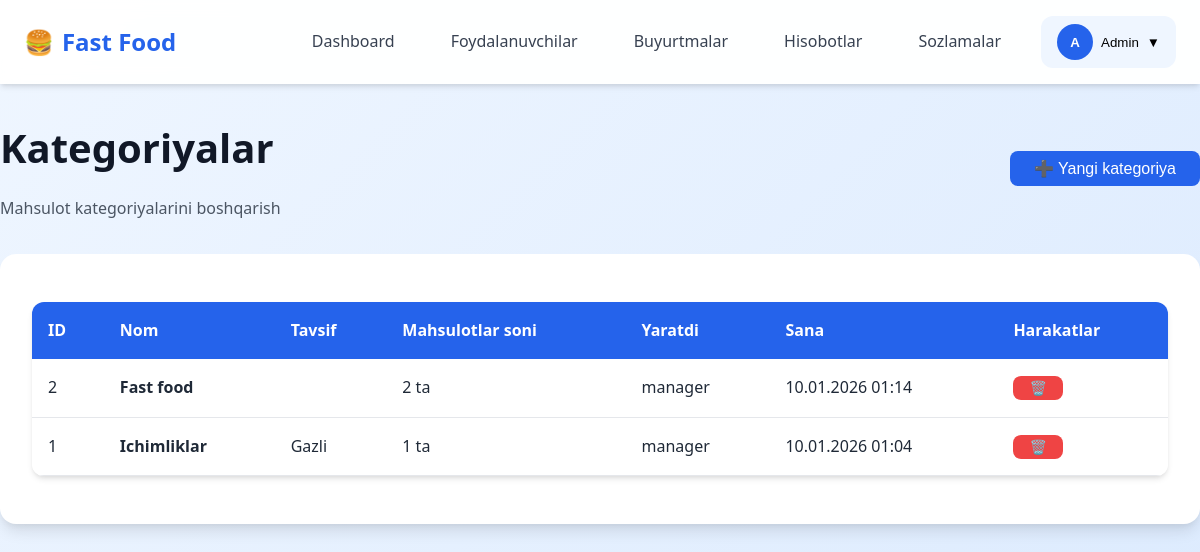
The page /manager/categories.php (signed in) on the database its author committed.
### tables this page shows
CREATE TABLE `categories` (
  `id` int NOT NULL AUTO_INCREMENT,
  `name` varchar(100) NOT NULL,
  `description` text,
  `created_by` int NOT NULL,
  `created_at` timestamp NULL DEFAULT CURRENT_TIMESTAMP,
  `updated_at` timestamp NULL DEFAULT CURRENT_TIMESTAMP ON UPDATE CURRENT_TIMESTAMP,
  PRIMARY KEY (`id`),
  KEY `created_by` (`created_by`),
  KEY `idx_name` (`name`),
  CONSTRAINT `categories_ibfk_1` FOREIGN KEY (`created_by`) REFERENCES `users` (`id`) ON DELETE CASCADE
);

CREATE TABLE `users` (
  `id` int NOT NULL AUTO_INCREMENT,
  `name` varchar(100) NOT NULL,
  `phone` varchar(20) NOT NULL,
  `login` varchar(50) NOT NULL,
  `password` varchar(255) NOT NULL,
  `role` enum('super_admin','manager','seller') NOT NULL,
  `created_at` timestamp NULL DEFAULT CURRENT_TIMESTAMP,
  `updated_at` timestamp NULL DEFAULT CURRENT_TIMESTAMP ON UPDATE CURRENT_TIMESTAMP,
  PRIMARY KEY (`id`),
  UNIQUE KEY `phone` (`phone`),
  UNIQUE KEY `login` (`login`),
  KEY `idx_login` (`login`),
  KEY `idx_role` (`role`)
);

### helpers/functions.php (called while the page is built, shortened)
<?php
function formatDate($date, $format = 'd.m.Y H:i') {
    return date($format, strtotime($date));
}
?>

### manager/categories.php (the view, shortened to what this page needs)
<?php
require_once '../config/database.php';
require_once '../helpers/functions.php';
$categories = $conn->query("
    SELECT c.*, u.name as creator_name,
    (SELECT COUNT(*) FROM products WHERE category_id = c.id) as product_count
    FROM categories c
    LEFT JOIN users u ON c.created_by = u.id
    ORDER BY c.created_at DESC
");
include '../includes/header.php';
?>
<div class="container" style="padding: 2rem 0;">
    <div style="display: flex; justify-content: space-between; align-items: center; margin-bottom: 2rem;">
        <div>
            <h1>Kategoriyalar</h1>
            <p style="color: var(--gray-600); margin: 0;">Mahsulot kategoriyalarini boshqarish</p>
        </div>
        <button onclick="openModal('addCategoryModal')" class="btn btn-primary">
            ➕ Yangi kategoriya
        </button>
    </div>
    <div class="card">
        <div class="card-body">
            <div class="table-responsive">
                <table>
                    <thead>
                        <tr>
                            <th>ID</th>
                            <th>Nom</th>
                            <th>Tavsif</th>
                            <th>Mahsulotlar soni</th>
                            <th>Yaratdi</th>
                            <th>Sana</th>
                            <th>Harakatlar</th>
                        </tr>
                    </thead>
                    <tbody>
                        <?php if ($categories->num_rows > 0): ?>
                            <?php while ($category = $categories->fetch_assoc()): ?>
                                <tr>
                                    <td><?= $category['id'] ?></td>
                                    <td style="font-weight: 600;"><?= htmlspecialchars($category['name']) ?></td>
                                    <td><?= htmlspecialchars($category['description'] ?? '-') ?></td>
                                    <td><?= $category['product_count'] ?> ta</td>
                                    <td><?= htmlspecialchars($category['creator_name']) ?></td>
                                    <td><?= formatDate($category['created_at']) ?></td>
                                    <td>
                                        <form method="POST" style="display: inline;" onsubmit="return confirmDelete('Bu kategoriyani o\'chirmoqchimisiz?')">
                                            <button type="submit" class="btn btn-danger btn-sm">🗑️</button>
                                        </form>
                                    </td>
                                </tr>
                            <?php endwhile; ?>
                        <?php endif; ?>
                    </tbody>
                </table>
            </div>
        </div>
    </div>
</div>
<?php
include '../includes/footer.php';
?>

### assets/css/style.css (style rules this page uses)
:root { --primary-50: #eff6ff; --primary-100: #dbeafe; --primary-200: #bfdbfe; --primary-300: #93c5fd; --primary-400: #60a5fa; --primary-500: #3b82f6; --primary-600: #2563eb; --primary-700: #1d4ed8; --primary-800: #1e40af; --primary-900: #1e3a8a; --gray-50: #f9fafb; --gray-100: #f3f4f6; --gray-200: #e5e7eb; --gray-300: #d1d5db; --gray-400: #9ca3af; --gray-500: #6b7280; --gray-600: #4b5563; --gray-700: #374151; --gray-800: #1f2937; --gray-900: #111827; --success: #10b981; --warning: #f59e0b; --danger: #ef4444; --info: #3b82f6; --spacing-xs: 0.25rem; --spacing-sm: 0.5rem; --spacing-md: 1rem; --spacing-lg: 1.5rem; --spacing-xl: 2rem; --spacing-2xl: 3rem; --radius-sm: 0.375rem; --radius-md: 0.5rem; --radius-lg: 0.75rem; --radius-xl: 1rem; --radius-2xl: 1.5rem; --shadow-sm: 0 1px 2px 0 rgba(0, 0, 0, 0.05); --shadow-md: 0 4px 6px -1px rgba(0, 0, 0, 0.1), 0 2px 4px -1px rgba(0, 0, 0, 0.06); --shadow-lg: 0 10px 15px -3px rgba(0, 0, 0, 0.1), 0 4px 6px -2px rgba(0, 0, 0, 0.05); --shadow-xl: 0 20px 25px -5px rgba(0, 0, 0, 0.1), 0 10px 10px -5px rgba(0, 0, 0, 0.04); --transition-fast: 150ms ease-in-out; --transition-base: 300ms ease-in-out; --transition-slow: 500ms ease-in-out; }
* { margin: 0; padding: 0; box-sizing: border-box; }
body { font-family: 'Segoe UI', Tahoma, Geneva, Verdana, sans-serif; background: linear-gradient(135deg, var(--primary-50) 0%, var(--primary-100) 100%); color: var(--gray-800); line-height: 1.6; min-height: 100vh; }
h1, h2, h3, h4, h5, h6 { font-weight: 600; color: var(--gray-900); margin-bottom: var(--spacing-md); }
h1 { font-size: 2.5rem; }
.container { max-width: 1400px; margin: 0 auto; padding: 0 var(--spacing-lg); }
.card { background: white; border-radius: var(--radius-xl); box-shadow: var(--shadow-lg); padding: var(--spacing-xl); margin-bottom: var(--spacing-lg); transition: all var(--transition-base); }
.card-body { padding: var(--spacing-md) 0; }
.btn { display: inline-flex; align-items: center; justify-content: center; gap: var(--spacing-sm); padding: var(--spacing-sm) var(--spacing-lg); font-size: 1rem; font-weight: 500; border: none; border-radius: var(--radius-md); cursor: pointer; transition: all var(--transition-fast); text-decoration: none; white-space: nowrap; }
.btn-primary { background: var(--primary-600); color: white; }
.btn-danger { background: var(--danger); color: white; }
.btn-sm { padding: var(--spacing-xs) var(--spacing-md); font-size: 0.875rem; }
.table-responsive { overflow-x: auto; border-radius: var(--radius-lg); box-shadow: var(--shadow-md); }
table { width: 100%; border-collapse: collapse; background: white; }
thead { background: var(--primary-600); color: white; }
thead th { padding: var(--spacing-md); text-align: left; font-weight: 600; }
tbody tr { border-bottom: 1px solid var(--gray-200); transition: all var(--transition-fast); }
tbody td { padding: var(--spacing-md); }

### rows shown on the page
categories: id "2", name "Fast food", product_count "2", created_by.name "manager", created_at "10.01.2026 01:14"
categories: id "1", name "Ichimliklar", description "Gazli", product_count "1", created_by.name "manager", created_at "10.01.2026 01:04"

### other values the page prints
$userInitial "A"
$userName "Admin"
